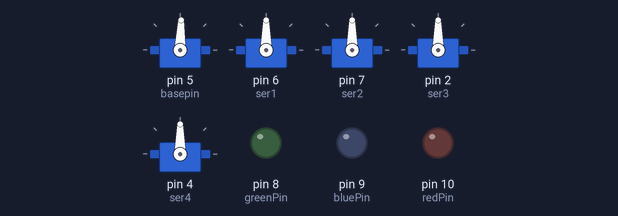
The sketch below on a simulated Arduino Uno, built with avr-gcc and run on an emulated ATmega328P. Parts: 5 × servo, output pins drawn as LEDs (lit = HIGH).

Above: at 0.3 s.
At 8.9 s:
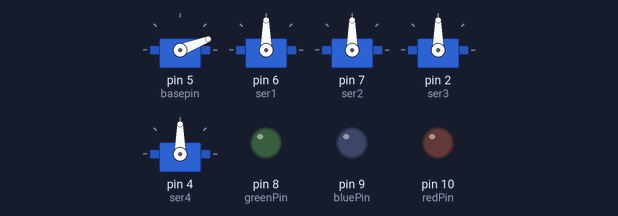
At 18.5 s:
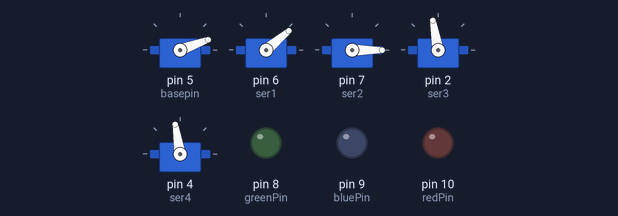
At 31.75 s:
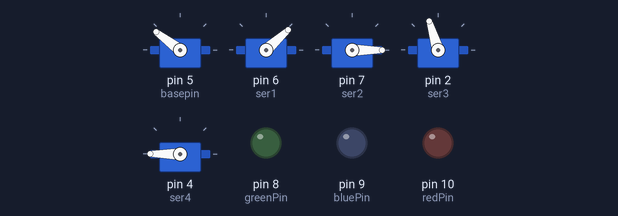
At 32.6 s:
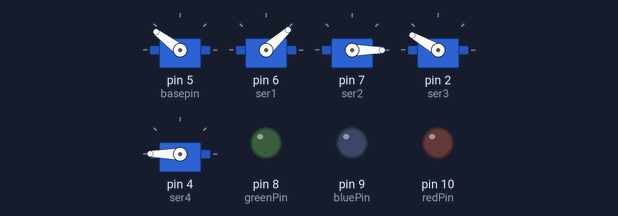
At 35.2 s:
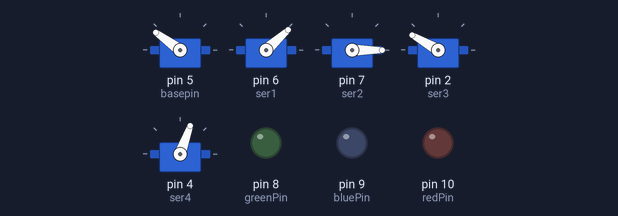
Timing chart, 0 to 36.7 s (numbered marks = the images above):
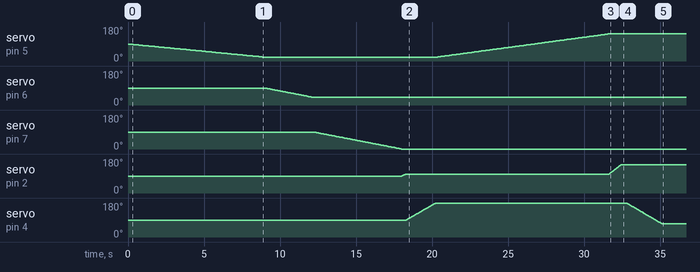

Measured:
- by itself, servo on pin 5 (basepin): 90° → 89° at 0.08 s, → 88° 0.12 s later, → 87° 0.14 s later, → 86° 0.12 s later, … (194 changes in this stretch)
- by itself, servo on pin 2 (ser3): moves from 90° to 150° over 14.4 s
- by itself, servo on pin 4 (ser4): rises from 90° to 180° in 1.9 s, then falls to 70° in 14.9 s

The sketch:

_11-_robot_without_ir.ino
```cpp
#include <VarSpeedServo.h>

// create servo object to control a servo
VarSpeedServo base;
VarSpeedServo link1;
VarSpeedServo link2;
VarSpeedServo gripper;
VarSpeedServo scanner;


// Leds as indicators
int redPin=10;
int bluePin=9;
int greenPin=8;

// servo pins
const int ser3 =2;
const int ser4 =4;
const int basepin =5;
const int ser1 =6;
const int ser2 =7;


char data;

void setup() {
  // attaches the servo  to the servo object
  base.attach(basepin);
  link1.attach(ser1);
  link2.attach(ser2);
  gripper.attach(ser3);
  scanner.attach(ser4);

  // serial communication and indicators
  Serial.begin(9600);
  while (!Serial) {
    ; // wait for serial port to connect. Needed for native USB
  }

  // input, output
  pinMode(redPin,OUTPUT);
  pinMode(bluePin,OUTPUT);
  pinMode(greenPin,OUTPUT);

// initial positions
  base.write(20,5 ,true);
  link1.write(40, 10 ,true);
  link2.write(0, 10 , true);
  gripper.write(100,20,true);
  scanner.write(180,30,true);
  delay(5);

}


void loop() {
   loop: data='0';

   digitalWrite(redPin, LOW);
   digitalWrite(greenPin, LOW);
   digitalWrite(bluePin, LOW);


   scanner.write(180,30,true);
   base.write(143,7 ,true);
   link1.write(42, 15 ,true);
   link2.write(0,20 , true);
   gripper.write(150,40,true);
   delay(350);


   scanner.write(70,30,true);
   base.write(144,30 ,true);
   link1.write(42, 15 ,true);
   link2.write(0,20, true);
   gripper.write(150,50,true);
   delay(2000);
while(1)
{
   if(Serial.available())
      data = Serial.read();
   if (data=='5')
  {
          digitalWrite(redPin, LOW);
          digitalWrite(greenPin, HIGH);
          digitalWrite(bluePin, LOW);
// down to reach object
          scanner.write(0,30,true);
          link1.write(42, 30,true);
          link2.write(45,20,true);
          gripper.write(150,50,true);
          base.write(143,7,true);
          delay(600);
// pick object
          gripper.write(0,70,true);
          delay(500);

// up and put
          link1.write(45, 30,true);
          link2.write(15,15,true);
          base.write(170,25,true);
          gripper.write(150,50,true);
          scanner.write(180,30,true);
          delay(250);
        goto loop;

  }

  // red

   else if (data=='6')
  {
          digitalWrite(redPin, HIGH);
          digitalWrite(greenPin, LOW);
          digitalWrite(bluePin, LOW);
// down to reach object
          scanner.write(0,30,true);
          link1.write(42,30,true);
          link2.write(45,20,true);
          gripper.write(150,50,true);
          base.write(144,true);
          delay(600);
// pick object
          gripper.write(0,70,true);
          delay(500);

// up and put
          link1.write(45,30,true);
          link2.write(20,25,true);
          base.write(117,15,true);
          gripper.write(150,50,true);
          scanner.write(180,30,true);
          delay(250);

       goto loop;

  }
}
}
```
